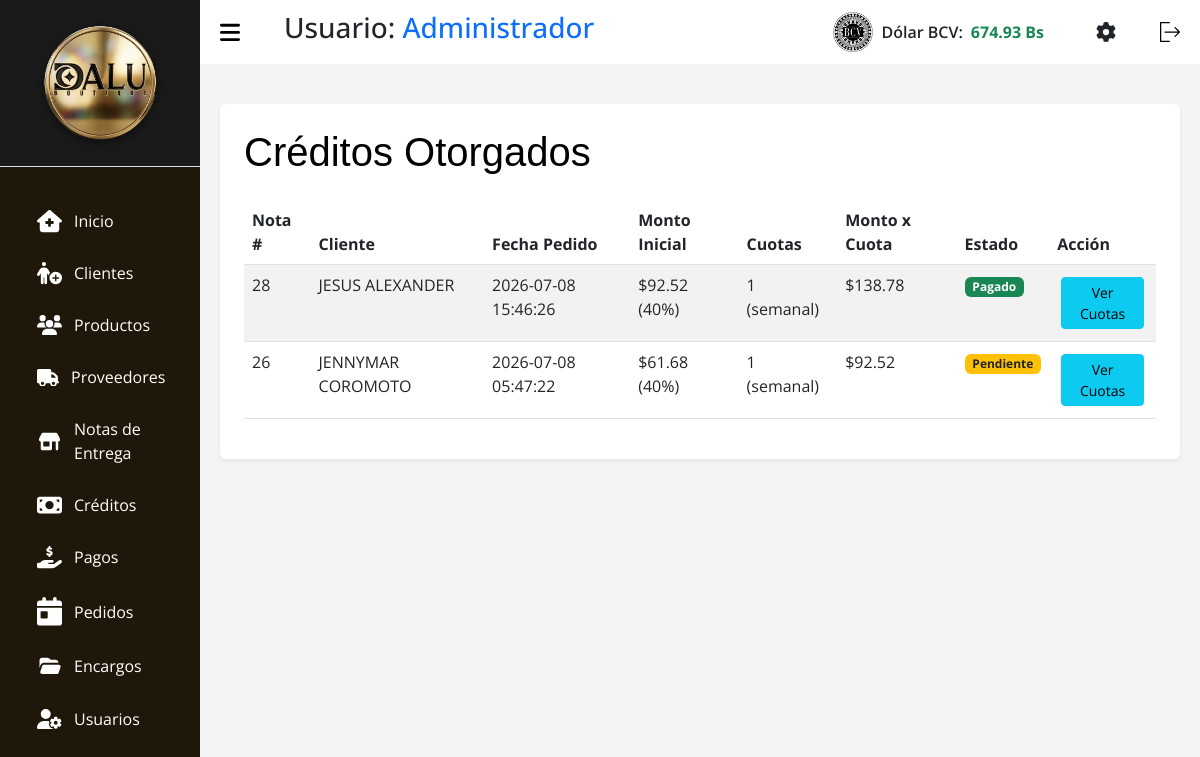
Before: /index.php?c=Creditos (signed in) with the older database file.
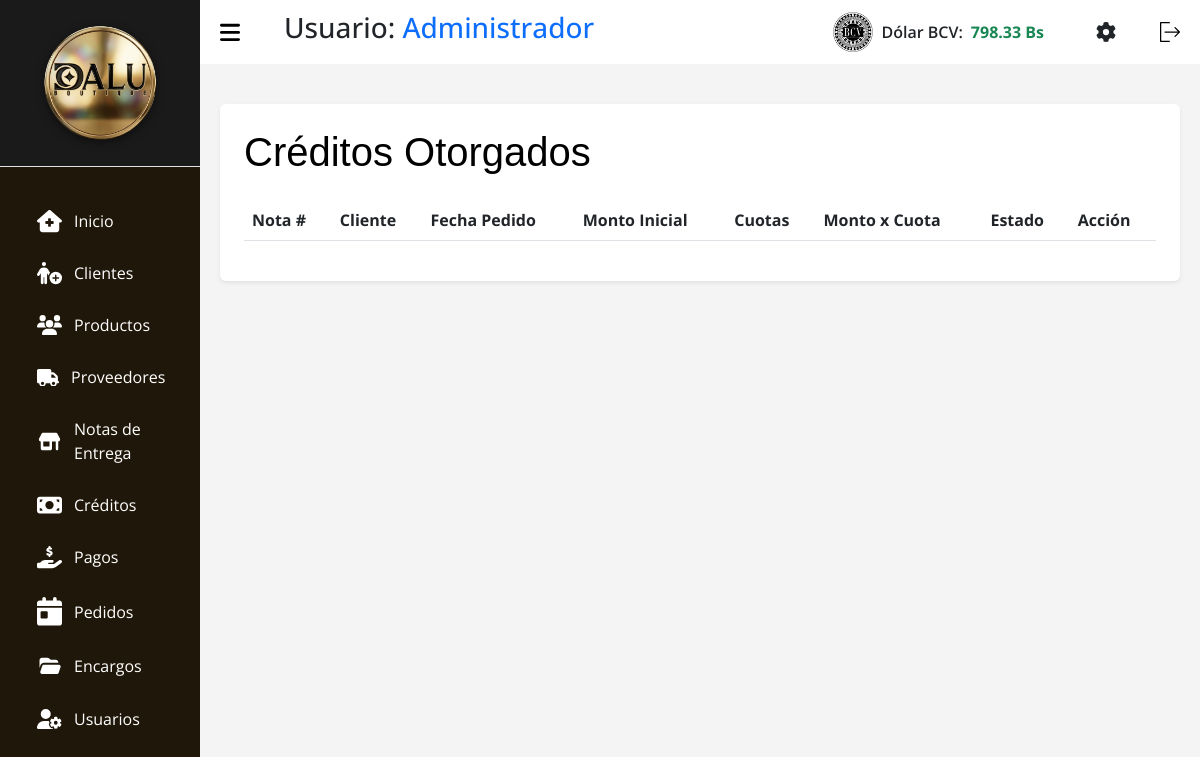
After: the same page with the newer database file.
### tables this page shows
CREATE TABLE `tasa` (
  `id` int(11) NOT NULL,
  `nombre` varchar(50) NOT NULL,
  `valor` decimal(10,2) NOT NULL,
  `fecha_actualizacion` datetime NOT NULL DEFAULT current_timestamp()
);

CREATE TABLE `creditos` (
  `id` int(11) NOT NULL,
  `id_nota_entrega` int(11) NOT NULL,
  `porcentaje_inicial` int(11) NOT NULL,
  `monto_cuota_inicial` decimal(10,2) NOT NULL,
  `nro_cuotas` int(11) NOT NULL,
  `monto_por_cuota` decimal(10,2) NOT NULL,
  `frecuencia` enum('semanal','quincenal','mensual') NOT NULL,
  `estado` enum('pendiente','pagado') NOT NULL DEFAULT 'pendiente',
  `fecha_registro` timestamp NOT NULL DEFAULT current_timestamp()
);

CREATE TABLE `notas_entrega` (
  `id` int(11) NOT NULL,
  `id_cliente` int(11) NOT NULL,
  `fecha_pedido` datetime NOT NULL,
  `estado` enum('pendiente','confirmado','enviado','recibido','entregado','cancelado') NOT NULL DEFAULT 'pendiente',
  `tipo` enum('debito','credito') NOT NULL DEFAULT 'debito',
  `total` decimal(10,2) NOT NULL DEFAULT 0.00,
  `observaciones` text DEFAULT NULL,
  `fecha_registro` timestamp NOT NULL DEFAULT current_timestamp()
);

CREATE TABLE `clientes` (
  `id` int(11) NOT NULL,
  `nombre` varchar(100) NOT NULL,
  `apellido` varchar(100) DEFAULT NULL,
  `correo` varchar(150) DEFAULT NULL,
  `cedula` varchar(150) NOT NULL,
  `telefono` varchar(20) DEFAULT NULL,
  `direccion` varchar(255) DEFAULT NULL,
  `fecha_registro` timestamp NOT NULL DEFAULT current_timestamp(),
  `activo` tinyint(1) DEFAULT 1
);

### src/Models/Tasa.php (called while the page is built, shortened)
<?php
class Tasa extends Conexion {
    public function getLatest($nombre = 'BCV') {
        try {
            $stmt = $this->prepare("SELECT * FROM tasa WHERE nombre = :nombre ORDER BY id DESC LIMIT 1");
            $stmt->bindParam(':nombre', $nombre, PDO::PARAM_STR);
            $stmt->execute();
            return $stmt->fetch(PDO::FETCH_ASSOC);
        } catch (PDOException $e) {
            return false;
        }
    }
}

### src/Models/Creditos.php (called while the page is built, shortened)
<?php
class Creditos extends Conexion {
    public function getAll() {
        $sql = "SELECT cr.*, n.id as nota_id, n.total as nota_total, n.fecha_pedido, c.nombre as cliente_nombre
                FROM creditos cr
                INNER JOIN notas_entrega n ON cr.id_nota_entrega = n.id
                LEFT JOIN clientes c ON n.id_cliente = c.id
                ORDER BY cr.fecha_registro DESC";
        $stmt = $this->prepare($sql);
        $stmt->execute();
        return $stmt->fetchAll(PDO::FETCH_ASSOC);
    }
}
?>

### src/Views/V_Creditos.php (the view, shortened to what the changed rows need)
<!DOCTYPE html>
<html lang="es">
<head>
    <link rel="stylesheet" href="assets/css/css.css">
    <link rel="stylesheet" href="assets/css/tabla.css">
    <link rel="stylesheet" href="assets/css/header.css">
    <link rel="stylesheet" href="assets/bootstrap.min.css">
    <link rel="stylesheet" href="assets/DataTablet/datatables.css">
    <link rel="stylesheet" href="assets/css/libs/select2.min.css">
    <link rel="stylesheet" href="assets/css/libs/select2-bootstrap-5-theme.min.css">
</head>
<body>
    <?php require_once __DIR__ . "/../Views/layout/header.php"; ?>
    <?php
        $creditos = $creditos ?? [];
    ?>
    <main>
        <div class="container bg-white p-4 rounded shadow-sm mt-3">
            <div class="d-flex justify-content-between align-items-center mb-3">
                <h1 class="titulo text-black">Créditos Otorgados</h1>
            </div>
            <div class="table-responsive">
                <table id="tablaCreditos" class="table-DT table table-striped">
                    <thead>
                        <tr>
                            <th scope="col">Nota #</th>
                            <th scope="col">Cliente</th>
                            <th scope="col">Fecha Pedido</th>
                            <th scope="col">Monto Inicial</th>
                            <th scope="col">Cuotas</th>
                            <th scope="col">Monto x Cuota</th>
                            <th scope="col">Estado</th>
                            <th scope="col">Acción</th>
                        </tr>
                    </thead>
                    <tbody>
                        <?php foreach ($creditos as $c): ?>
                            <tr>
                                <td><?php echo htmlspecialchars($c['nota_id']); ?></td>
                                <td><?php echo htmlspecialchars($c['cliente_nombre'] ?? 'Desconocido'); ?></td>
                                <td><?php echo htmlspecialchars($c['fecha_pedido']); ?></td>
                                <td>$<?php echo number_format($c['monto_cuota_inicial'], 2); ?> (<?php echo $c['porcentaje_inicial']; ?>%)</td>
                                <td><?php echo htmlspecialchars($c['nro_cuotas']); ?> (<?php echo htmlspecialchars($c['frecuencia']); ?>)</td>
                                <td>$<?php echo number_format($c['monto_por_cuota'], 2); ?></td>
                                <td>
                                    <?php if ($c['estado'] === 'pagado'): ?>
                                        <span class="badge bg-success">Pagado</span>
                                    <?php else: ?>
                                        <span class="badge bg-warning text-dark">Pendiente</span>
                                    <?php endif; ?>
                                </td>
                                <td>
                                    <button type="button" class="btn btn-sm btn-info m-1" data-bs-toggle="modal" data-bs-target="#modalDetallesCredito<?= $c['id'] ?>">Ver Cuotas</button>
                                </td>
                            </tr>
                        <?php endforeach; ?>
                    </tbody>
                </table>
            </div>
        </div>
    </main>
</body>
</html>

### src/Views/layout/header.php (shortened to what the changed rows need)
<?php
$tasaModel_header = new Tasa();
$tasaActual_header = $tasaModel_header->getLatest();
$tasaValor = $tasaActual_header ? number_format((float)$tasaActual_header['valor'], 2) : '0.00';
?>
<section id="sidebar">
  <div class="sidebar-heading border-bottom p-3" style="background-color: #1a1a1a; text-align: center;">
    <img src="assets/img/dalulisto.png" style="max-width: 80%; height: auto; filter: drop-shadow(0px 2px 4px rgba(0,0,0,0.5));" alt="Logo Dalu">
  </div>
  <ul class="side-menu">
    <li class="nav-item m-1 fs-6">
      <a class="nav-link active" aria-current="page" href="?c=Home">
        Inicio</a>
    </li>
    <li class="nav-item m-1 fs-6">
      <a class="nav-link" href="?c=Clientes">
        Clientes
      </a>
    </li>
    <li class="nav-item m-1 fs-6">
      <a class="nav-link" href="?c=Productos">
        Productos
      </a>
    </li>
    <li class="nav-item m-1 fs-6">
      <a class="nav-link" href="?c=Proveedores">
        Proveedores
      </a>
    </li>
    <li class="nav-item m-1 fs-6">
      <a class="nav-link" href="?c=Notas">
        Notas de
        <br>
        Entrega
      </a>
    </li>
    <li class="nav-item m-1 fs-6">
      <a class="nav-link" href="?c=Creditos">
        Créditos
      </a>
    </li>
    <li class="nav-item m-1 fs-6">
      <a class="nav-link" href="?c=Pagos">
        Pagos
      </a>
    <li class="nav-item m-1 fs-6">
      <a class="nav-link" href="?c=Pedidos">
        Pedidos
      </a>
    </li>
    <li class="nav-item m-1 fs-6">
      <a class="nav-link" href="?c=Servicios">
        Encargos
      </a>
    </li>
    <li class="nav-item  m-1 fs-6">
      <a class="nav-link" href="?c=Usuarios">
        Usuarios
      </a>
    </li>
  </ul>
</section>
<section id="content">
  <nav>
    <h3 class="ms-3">Usuario: <span class="text-primary"><?= htmlspecialchars($_SESSION['nombre']) ?></span></h3>
    <div class="d-flex align-items-center ms-auto me-4" id="bcvDiv" style="cursor:pointer;" data-bs-toggle="modal" data-bs-target="#modalTasa">
        <img class="img-bcv me-2" src="assets/img/bcv2.png" alt="BCV" width="40">
        <span class="text-dark fw-semibold me-2">Dólar BCV:</span>
        <span class="text-success fw-bold" id="Dolar_bcv"><?= htmlspecialchars($tasaValor) ?> Bs</span>
    </div>
    <a href="?c=Ajustes" class="me-3 text-dark" title="Ajustes y Configuración">
    </a>
    <form action="index.php?c=login&a=Logout" method="POST">
      <button type="submit" style="background: none; border: none; cursor: pointer;">
      </button>
    </form>
  </nav>

Changed rows visible on the page:
no longer on this page (row unchanged): tasa: valor "674.93"
removed creditos: id_nota_entrega "28", clientes.nombre "JESUS ALEXANDER", id_nota_entrega.fecha_pedido "2026-07-08 15:46:26", monto_cuota_inicial "92.52", porcentaje_inicial "40", nro_cuotas "1", frecuencia "semanal", monto_por_cuota "138.78", estado "Pagado"
removed creditos: id_nota_entrega "26", clientes.nombre "JENNYMAR COROMOTO", id_nota_entrega.fecha_pedido "2026-07-08 05:47:22", monto_cuota_inicial "61.68", porcentaje_inicial "40", nro_cuotas "1", frecuencia "semanal", monto_por_cuota "92.52", estado "Pendiente"
added tasa: valor "798.33"
